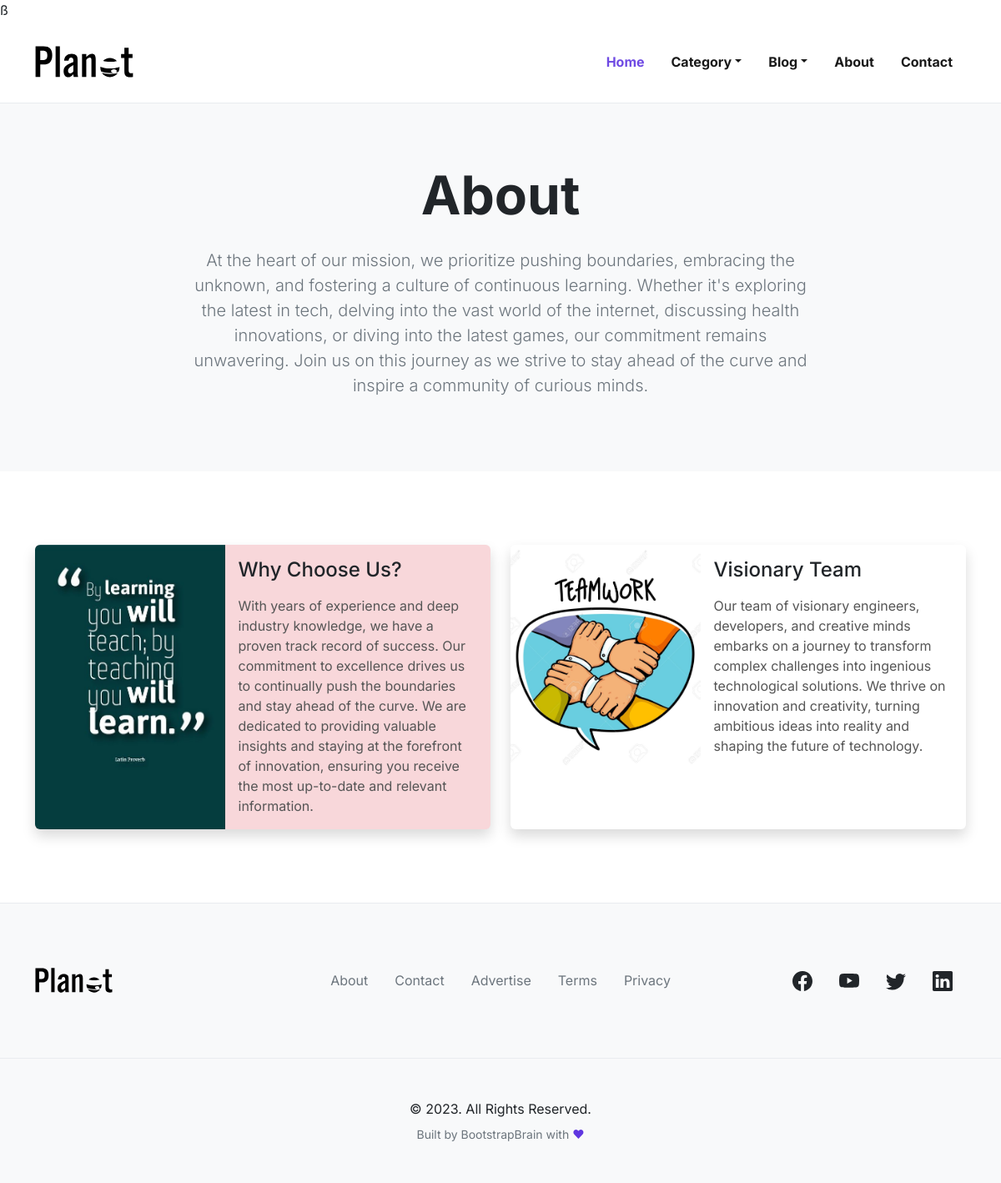
/about, run on the app's committed database.
### blogs/models.py (models this page shows, shortened)
class Aboutus(models.Model):
    title = models.CharField(max_length=800)
    chooseus = models.CharField(max_length=800)
    visionary = models.CharField(max_length=800)
    chooseus_img = models.ImageField(upload_to='about_images/')
    visionary_img = models.ImageField(upload_to='vison/')

### blogs/views.py (the view)
# urls.py: path('about', views.about, name='about'),
def about(request):
    post = Aboutus.objects.first()  # Assuming you want to get the first post
    return render(request, 'about.html', {'post': post})

### templates/about.html (shortened to what this page needs)
{% extends 'base.html' %}
{% load static %}
{% block hero %}
<section class="py-3 py-md-5 py-xl-8 bg-light">
    <div class="container">
      <div class="row justify-content-md-center">
        <div class="col-12 text-center">
          <h2 class="display-3 fw-bold mb-4">About</h2>
          <div class="row justify-content-center">
            <div class="col-12 col-md-10 col-lg-8">
              <p class="lead text-secondary">{{ post.title }}</p>
            </div>
          </div>
        </div>
      </div>
    </div>
</section>
<section class="py-3 py-md-5 py-xl-10">
    <div class="container">
        <div class="row gy-4">
            <div class="col-12 col-lg-6">
                <div class="card h-100 border-0 shadow" style="background-color: #f8d7da;">
                    <div class="row g-0">
                        <div class="col-md-5">
                            <img src="{{ post.chooseus_img.url }}" class="img-fluid rounded-start h-100" alt="Choose Us Image" style="object-fit: cover;">
                        </div>
                        <div class="col-md-7">
                            <div class="card-body">
                                <h2 class="card-title h4 mb-3">Why Choose Us?</h2>
                                <p class="card-text">{{ post.chooseus }}</p>
                            </div>
                        </div>
                    </div>
                </div>
            </div>
            <div class="col-12 col-lg-6">
                <div class="card h-100 border-0 shadow" style="background-color: #ffffff;">
                    <div class="row g-0">
                        <div class="col-md-5">
                            <img src="{{ post.visionary_img.url }}" class="img-fluid rounded-start h-100" alt="Visionary Team Image" style="object-fit: cover;">
                        </div>
                        <div class="col-md-7">
                            <div class="card-body">
                                <h2 class="card-title h4 mb-3">Visionary Team</h2>
                                <p class="card-text">{{ post.visionary }}</p>
                            </div>
                        </div>
                    </div>
                </div>
            </div>
        </div>
    </div>
</section>
{% endblock hero %}

### templates/base.html (shortened to what this page needs)
{% load static %}
<!doctype html>
<html lang="en">
<head>
    ß<link rel="stylesheet" href="{% static 'assets/css/custom.css' %}">
  <link rel="stylesheet" href="{% static 'assets/css/planet-bsb.css' %}">
</head>
<body>
  <header id="header" class="sticky-top bsb-tpl-header-sticky bsb-tpl-header-sticky-animationX">
    <nav class="navbar navbar-expand-lg bsb-navbar bsb-navbar-hover bsb-navbar-caret bsb-tpl-navbar-sticky bg-white border-bottom border-light-subtle" data-bsb-sticky-target="#header">
      <div class="container">
        <a class="navbar-brand" href="/index">
          <img src="{% static 'assets/img/branding/planet-logo.svg' %}" class="bsb-tpl-logo" alt="">
        </a>
        <div class="offcanvas offcanvas-end" tabindex="-1" id="offcanvasNavbar" aria-labelledby="offcanvasNavbarLabel">
          <div class="offcanvas-body">
            <ul class="navbar-nav justify-content-end flex-grow-1">
              <li class="nav-item">
                <a class="nav-link active" aria-current="page" href="/index">Home</a>
              </li>
              <li class="nav-item dropdown">
                <a class="nav-link dropdown-toggle" href="#!" id="categoryDropdown" role="button" data-bs-toggle="dropdown" aria-expanded="false">Category</a>
              </li>
              <li class="nav-item dropdown">
                <a class="nav-link dropdown-toggle" href="#!" id="blogDropdown" role="button" data-bs-toggle="dropdown" aria-expanded="false">Blog</a>
              </li>
              <li class="nav-item">
                <a class="nav-link" href="/about">About</a>
              </li>
              <li class="nav-item">
                <a class="nav-link" href="/contact">Contact</a>
              </li>
            </ul>
          </div>
        </div>
      </div>
    </nav>
  </header>
  <main id="main">
{% block hero %} {% endblock hero %}
  </main>
  <footer class="footer">
    <div class="bg-light py-3 py-md-5 py-xl-8 border-top border-light-subtle">
      <div class="container overflow-hidden">
        <div class="row gy-3 gy-md-5 gy-xl-0 align-items-sm-center">
          <div class="col-xs-12 col-sm-6 col-xl-3 order-0 order-xl-0">
            <div class="footer-logo-wrapper text-center text-sm-start">
              <a href="#!">
                <img src="{% static 'assets/img/branding/planet-logo.svg' %}" alt="" class="bsb-tpl-logo-footer">
              </a>
            </div>
          </div>
          <div class="col-xs-12 col-xl-6 order-2 order-xl-1">
            <ul class="nav justify-content-center">
              <li class="nav-item">
                <a class="nav-link link-secondary px-2 px-md-3" href="#!">About</a>
              </li>
              <li class="nav-item">
                <a class="nav-link link-secondary px-2 px-md-3" href="#!">Contact</a>
              </li>
              <li class="nav-item">
                <a class="nav-link link-secondary px-2 px-md-3" href="#!">Advertise</a>
              </li>
              <li class="nav-item">
                <a class="nav-link link-secondary px-2 px-md-3" href="#!">Terms</a>
              </li>
              <li class="nav-item">
                <a class="nav-link link-secondary px-2 px-md-3" href="#!">Privacy</a>
              </li>
            </ul>
          </div>
          <div class="col-xs-12 col-sm-6 col-xl-3 order-1 order-xl-2">
            <ul class="nav justify-content-center justify-content-sm-end">
              <li class="nav-item">
                <a class="nav-link link-dark px-3" href="#!">
                </a>
              </li>
              <li class="nav-item">
                <a class="nav-link link-dark px-3" href="#!">
                </a>
              </li>
              <li class="nav-item">
                <a class="nav-link link-dark px-3" href="#!">
                </a>
              </li>
              <li class="nav-item">
                <a class="nav-link link-dark px-3" href="#!">
                </a>
              </li>
            </ul>
          </div>
        </div>
      </div>
    </div>
    <div class="bg-light py-3 py-md-5 border-top border-light-subtle">
      <div class="container overflow-hidden">
        <div class="row">
          <div class="col">
            <div class="footer-copyright-wrapper text-center">
              &copy; 2023. All Rights Reserved.
            </div>
            <div class="credits text-secondary text-center mt-2 fs-7">
              Built by <a href="https://bootstrapbrain.com/" class="link-secondary text-decoration-none">BootstrapBrain</a> with <span class="text-primary">&#9829;</span>
            </div>
          </div>
        </div>
      </div>
    </div>
  </footer>
</body>
</html>

### static/assets/css/custom.css (style rules this page uses)
.card { transition: transform 0.3s ease-in-out; border-radius: 10px; }
.card-title { color: #333; }
.card-text { color: #555; }
img { border-radius: 0 !important; }

### data on the page
Aboutus: title "At the heart of our mission, we prioritize pushing boundaries, embracing the unknown, and fostering a culture of continuous learning. Whether it's exploring the latest in tech, delving into the vast world of the internet, discussing health innovations, or diving into the latest games, our commitment remains unwavering. Join us on this journey as we strive to stay ahead of the curve and inspire a community of curious minds.", chooseus_img (picture), chooseus "With years of experience and deep industry knowledge, we have a proven track record of success. Our commitment to excellence drives us to continually push the boundaries and stay ahead of the curve. We are dedicated to providing valuable insights and staying at the forefront of innovation, ensuring you receive the most up-to-date and relevant information.", visionary_img (picture), visionary "Our team of visionary engineers, developers, and creative minds embarks on a journey to transform complex challenges into ingenious technological solutions. We thrive on innovation and creativity, turning ambitious ideas into reality and shaping the future of technology."
